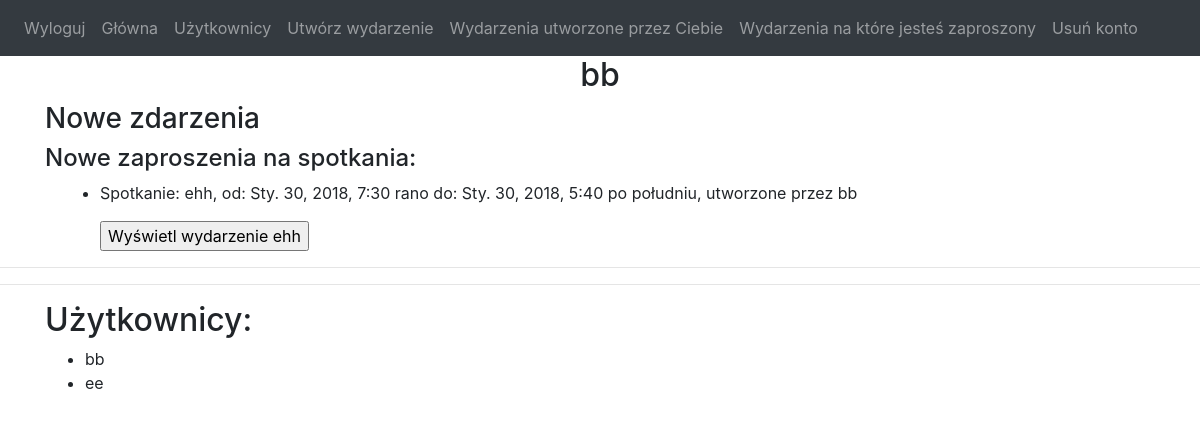
Screenshot of /show_users (signed in) with the database file from the repository.
### meetingserver/models.py (models this page shows)
class Meeting(
        models.Model):  # znika jak znika użytkownik który je utworzył (bo cascade), albo jak je usunie
    name = models.CharField(max_length=50)
    begin = models.DateTimeField()
    end = models.DateTimeField()
    invitedNr = models.PositiveIntegerField()
    acceptedNr = models.PositiveIntegerField()
    creator = models.ForeignKey(User, on_delete=models.CASCADE)

class User(models.Model):
    name = models.CharField(max_length=50, unique=True)
    pwd = models.CharField(max_length=50)

### views/logged_views.py (the view)
# urls.py: path('show_users', logged_views.show_users)
def show_users(request):
    if 'user_id' not in request.session:
        return HttpResponseRedirect("/")
    uid = request.session['user_id']
    uname = request.session['user_name']
    usrs = User.objects.all()
    u1 = set()
    for u in usrs:
        u1.add((u.name))
    notif_dict = get_my_notifications(uid, uname)
    d1 = {'usrs': u1}
    return render(request, 'all_users.html', {**notif_dict, **d1})

### clear_old_events.py (called while the page is built)
    def __call__(self, request):
        if datetime.now(pytz.utc) - self.last_cleared > timedelta(minutes=2):
            self.clear_past_events()
            self.last_cleared = datetime.now(pytz.utc)
        response = self.get_response(request)
        return response

### templates/all_users.html
{% extends 'logged_shared.html' %}
{% block main_content %}
<div  class="container">
    <h2> Użytkownicy: </h2>
    <ul>
    {% for name in usrs %}
        <li>
        {{name}}
        </li>
    {% endfor %}
    </ul>
</div>
{% endblock %}

### templates/notifications_new_invitations.html (shortened to what this page needs)
<h4>Nowe zaproszenia na spotkania: </h4>
<div  class="container">
    <ul>
    {% for id, s, begin, end, creator in new_inv %}
        <li>
        <p> Spotkanie: {{ s }}, od: {{ begin }} do: {{ end }}, utworzone przez {{ creator }} </p>
        <form action = "{{ "/show_event" }}" method="get" />
            <input type="submit" value = "Wyświetl wydarzenie {{s}}" />
        </li>
    {% endfor %}
    </ul>
</div>

### rows the page displays
Meeting: new_inv "ehh", new_inv "Sty. 30, 2018, 7:30 rano", new_inv "Sty. 30, 2018, 5:40 po południu", new_inv "Wyświetl wydarzenie ehh"
User: new_inv "bb", usrs "bb"
User: usrs "ee"

### other values shown
{{ username }} "bb"
